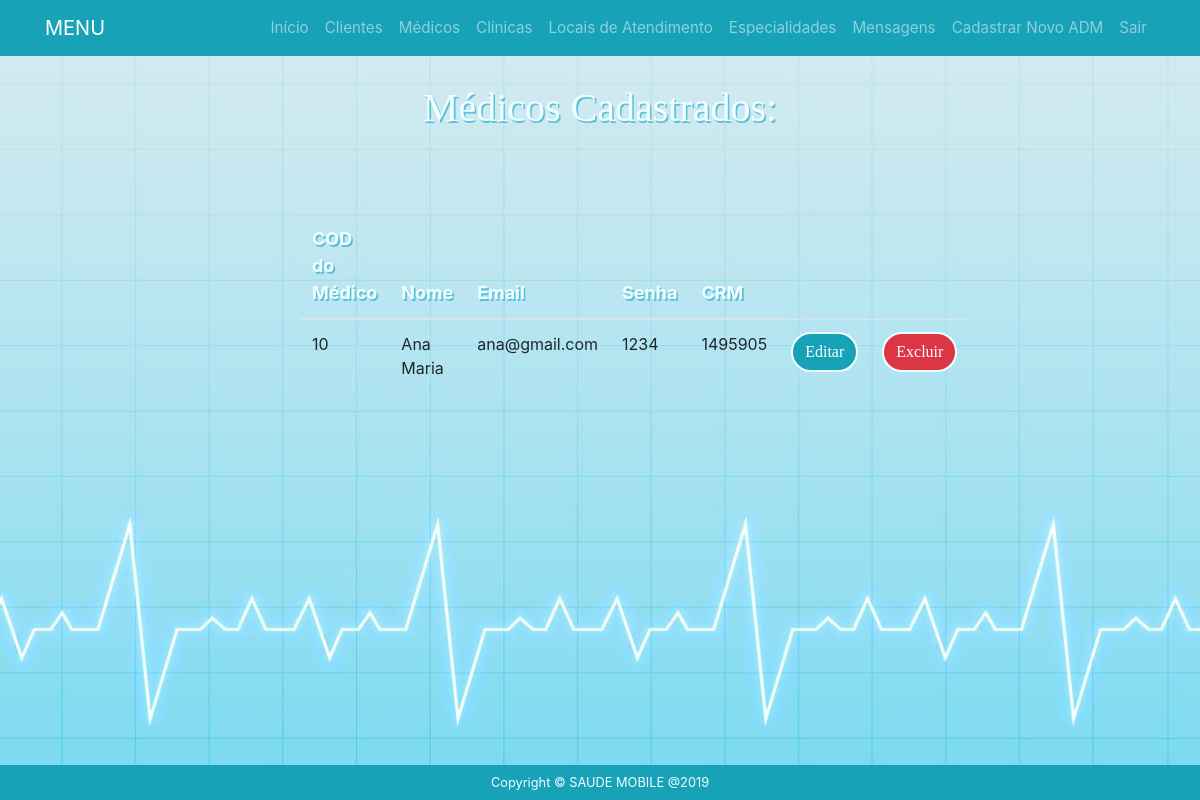
Screenshot of /adm/lista-medico.php with the database file from the repository.
### tables this page shows
CREATE TABLE `medico` (
  `codmedico` int(8) NOT NULL,
  `nome` varchar(100) NOT NULL,
  `email` varchar(100) NOT NULL,
  `senha` int(10) NOT NULL,
  `cpf` varchar(15) NOT NULL,
  `identidade` varchar(13) NOT NULL,
  `datanasc` varchar(10) NOT NULL,
  `crm` varchar(14) NOT NULL,
  `sexo` varchar(10) NOT NULL,
  `imagem` varchar(250) NOT NULL
);

### adm/Medico.class.php (called while the page is built, shortened)
<?php
class medico{
     public function lista(){
        $pdo = Conexao::conexao();
        $sql  = "SELECT * FROM medico;";
        $consulta = $pdo->query($sql);
        $dados = null;
        while ($linha = $consulta->fetch(PDO::FETCH_ASSOC)){
            $dados[] = array(
            "codmedico" => $linha['codmedico'],
            "nome" => $linha['nome'],
            "email" => $linha['email'],
            "senha" => $linha['senha'],
            "crm" => $linha['crm']
            );
        }
        return $dados;
    }
}

### adm/lista-medico.php (the view, shortened to what this page needs)
<?php
    require "Medico.class.php";
    $medico = new medico();
    $dados = $medico->lista();
?>
<?php include "header.php" ?>
<body>
	<div class="container-fluid listarmedico">
		<div class="row">
			<div class="col-sm-3"></div>
			<div class="col-sm-6">
				<div class="content-box-large">
		  			<div class="panel-heading">
						<div class="panel-title">
				  			<h3>Médicos Cadastrados:</h3><br><br>
						</div>
					</div>
		  			<div class="panel-body">
     					<?php if($dados==null){ ?>
            			<p>Nenhum Cadastrado</p>
        				<?php } else{ ?>
		  								<div class="row">
		  									<div class="table-responsive-sm">
		  										<table class="table table-hover">
				              						<thead>
				                						<tr>
								  							<th>COD do Médico</th>
				                  							<th>Nome</th>
				                  							<th>Email</th>
				                  							<th>Senha</th>
								  							<th>CRM</th>
				                						</tr>
				              						</thead>
													<?php
								 						foreach($dados as $dado => $coluna){
															echo "<tr>";
															echo "<td>".$coluna['codmedico']."</td>";
															echo "<td>".$coluna['nome']."</td>";
															echo "<td>".$coluna['email']."</td>";
															echo "<td>".$coluna['senha']."</td>";
															echo "<td>".$coluna['crm']."</td>";
															echo '<td>  <a href="editar-medico.php?codmedico='.$coluna['codmedico'].  "&nome=" . $coluna['nome'] . "&email=" . $coluna['email'] . "&senha=" . $coluna['senha']."&crm=". $coluna['crm'].'"> <input type="submit" class="btn btn-info editar"  value="Editar"/></td><td>
                                                				<a href="excluir-medico.php?codmedico='.$coluna['codmedico'].'"> <input type="submit" class="btn btn-danger"  value="Excluir"/></a></td></td>';
														}
													?>
													<?php } ?>
				            					</table>
		  									</div>
  										</div>
					</div>
		  		</div>
			</div>
			<div class="col-sm-3"></div>
		</div>
	</div>
</body>
<?php include "../footer.php" ?>

### css/index.css (style rules this page uses)
.col-sm-8, .col-sm-6, .col-sm-3, .col-sm-2 { padding-top: 1.5vh; align-items: center; }
.container-fluid { padding-top: 12vh; width: 100vw; height: 100vh; background-image: url("../img/fundo.jpg"); background-size: 100% 100%; }
.container-fluid.listarmedico { padding-top: 1vh; width: 100vw; height: 100vh; background-image: url("../img/fundo.jpg"); background-size: 100% 100%; }
.container-fluid h3 { padding-top: 8vh; padding-bottom: 3vh; text-align: center; font-size: 5vh; color: azure; text-shadow: 0.2vh 0.2vh #5bc0de; font-family: 'Crete Round', serif !important; }
.btn.btn-info { display: block; margin-left: auto; margin-right: auto; width: 50%; height: 100%; border: 0.3vh solid azure; border-radius: 5vh; font-size: 2.5vh; font-family: 'Crete Round', serif !important; }
.btn.btn-info.editar { display: block; margin-left: auto; margin-right: auto; width: 100%; height: 90%; border: 0.3vh solid azure; border-radius: 5vh; font-size: 2.0vh; font-family: 'Crete Round', serif !important; }
.btn.btn-danger { display: block; margin-left: auto; margin-right: auto; width: 100%; height: 90%; border: 0.3vh solid azure; border-radius: 5vh; font-size: 2.0vh; font-family: 'Crete Round', serif !important; }
a { font-size: 95%; }
th { color: azure; font-size: 2.25vh; text-shadow: 0.2vh 0.2vh #5bc0de; }

### rows the page displays
medico: codmedico "10", nome "Ana Maria", email "ana@gmail.com", senha "1234", crm "1495905"
